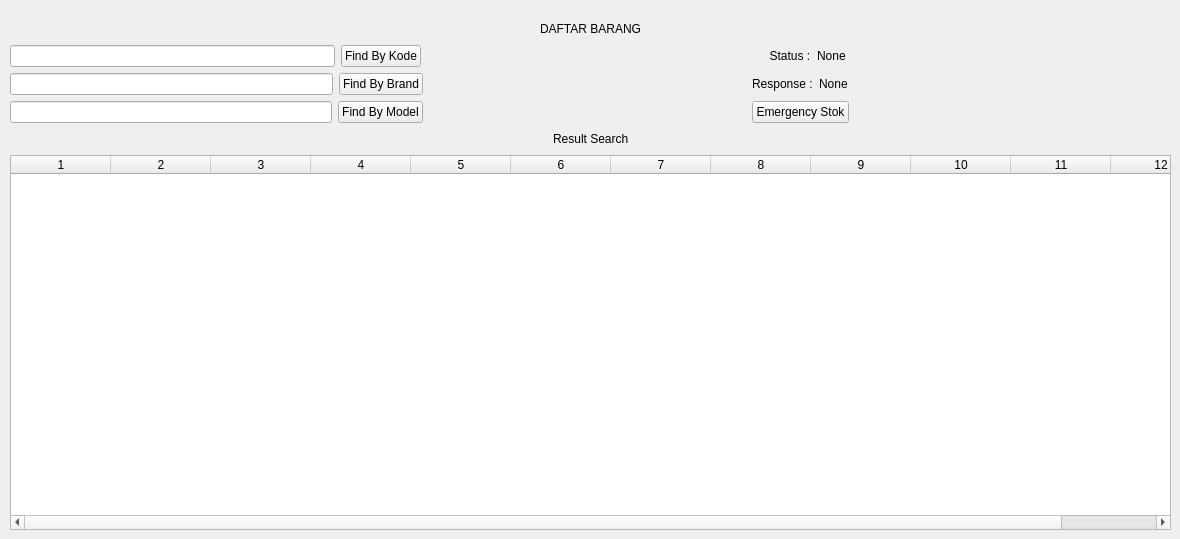
      <widget class="QWidget" name="pageDaftarBarang">
       <widget class="QWidget" name="verticalLayoutWidget">
        <property name="geometry">
         <rect>
          <x>10</x>
          <y>19</y>
          <width>1161</width>
          <height>511</height>
         </rect>
        </property>
        <layout class="QVBoxLayout" name="verticalLayout_6">
         <item>
          <layout class="QHBoxLayout" name="horizontalLayout_8">
           <item>
            <layout class="QVBoxLayout" name="verticalLayout_7">
             <item>
              <layout class="QHBoxLayout" name="horizontalLayout_7">
               <item>
                <spacer name="horizontalSpacer_6">
                 <property name="orientation">
                  <enum>Qt::Horizontal</enum>
                 </property>
                 <property name="sizeHint" stdset="0">
                  <size>
                   <width>40</width>
                   <height>20</height>
                  </size>
                 </property>
                </spacer>
               </item>
               <item>
                <widget class="QLabel" name="label_15">
                 <property name="text">
                  <string>DAFTAR BARANG</string>
                 </property>
                </widget>
               </item>
               <item>
                <spacer name="horizontalSpacer_5">
                 <property name="orientation">
                  <enum>Qt::Horizontal</enum>
                 </property>
                 <property name="sizeHint" stdset="0">
                  <size>
                   <width>40</width>
                   <height>20</height>
                  </size>
                 </property>
                </spacer>
               </item>
              </layout>
             </item>
             <item>
              <layout class="QHBoxLayout" name="horizontalLayout_12">
               <item>
                <widget class="QLineEdit" name="searchByKode"/>
               </item>
               <item>
                <widget class="QPushButton" name="buttonFindByKode">
                 <property name="text">
                  <string>Find By Kode</string>
                 </property>
                </widget>
               </item>
               <item>
                <spacer name="horizontalSpacer_15">
                 <property name="orientation">
                  <enum>Qt::Horizontal</enum>
                 </property>
                 <property name="sizeHint" stdset="0">
                  <size>
                   <width>40</width>
                   <height>20</height>
                  </size>
                 </property>
                </spacer>
               </item>
               <item>
                <widget class="QLabel" name="label_17">
                 <property name="text">
                  <string>     Status :</string>
                 </property>
                </widget>
               </item>
               <item>
                <widget class="QLabel" name="searchStatus">
                 <property name="text">
                  <string>None</string>
                 </property>
                </widget>
               </item>
               <item>
                <spacer name="horizontalSpacer_7">
                 <property name="orientation">
                  <enum>Qt::Horizontal</enum>
                 </property>
                 <property name="sizeHint" stdset="0">
                  <size>
                   <width>40</width>
                   <height>20</height>
                  </size>
                 </property>
                </spacer>
               </item>
              </layout>
             </item>
             <item>
              <layout class="QHBoxLayout" name="horizontalLayout_11">
               <item>
                <widget class="QLineEdit" name="searchByBrand"/>
               </item>
               <item>
                <widget class="QPushButton" name="buttonFindByBrand">
                 <property name="text">
                  <string>Find By Brand</string>
                 </property>
                </widget>
               </item>
               <item>
                <spacer name="horizontalSpacer_11">
                 <property name="orientation">
                  <enum>Qt::Horizontal</enum>
                 </property>
                 <property name="sizeHint" stdset="0">
                  <size>
                   <width>40</width>
                   <height>20</height>
                  </size>
                 </property>
                </spacer>
               </item>
               <item>
                <widget class="QLabel" name="label_19">
                 <property name="text">
                  <string>Response :</string>
                 </property>
                </widget>
               </item>
               <item>
                <widget class="QLabel" name="responseStatus">
                 <property name="text">
                  <string>None</string>
                 </property>
                </widget>
               </item>
               <item>
                <spacer name="horizontalSpacer_10">
                 <property name="orientation">
                  <enum>Qt::Horizontal</enum>
                 </property>
                 <property name="sizeHint" stdset="0">
                  <size>
                   <width>40</width>
                   <height>20</height>
                  </size>
                 </property>
                </spacer>
               </item>
              </layout>
             </item>
             <item>
              <layout class="QHBoxLayout" name="horizontalLayout_10">
               <item>
                <widget class="QLineEdit" name="searchByModel"/>
               </item>
               <item>
                <widget class="QPushButton" name="buttonFindByModel">
                 <property name="text">
                  <string>Find By Model</string>
                 </property>
                </widget>
               </item>
               <item>
                <spacer name="horizontalSpacer_9">
                 <property name="orientation">
                  <enum>Qt::Horizontal</enum>
                 </property>
                 <property name="sizeHint" stdset="0">
                  <size>
                   <width>40</width>
                   <height>20</height>
                  </size>
                 </property>
                </spacer>
               </item>
               <item>
                <widget class="QPushButton" name="buttonEmergencyStok">
                 <property name="text">
                  <string>Emergency Stok</string>
                 </property>
                </widget>
               </item>
               <item>
                <spacer name="horizontalSpacer_14">
                 <property name="orientation">
                  <enum>Qt::Horizontal</enum>
                 </property>
                 <property name="sizeHint" stdset="0">
                  <size>
                   <width>40</width>
                   <height>20</height>
                  </size>
                 </property>
                </spacer>
               </item>
              </layout>
             </item>
             <item>
              <layout class="QHBoxLayout" name="horizontalLayout_9">
               <item>
                <spacer name="horizontalSpacer_13">
                 <property name="orientation">
                  <enum>Qt::Horizontal</enum>
                 </property>
                 <property name="sizeHint" stdset="0">
                  <size>
                   <width>40</width>
                   <height>20</height>
                  </size>
                 </property>
                </spacer>
               </item>
               <item>
                <widget class="QLabel" name="label_21">
                 <property name="text">
                  <string>Result Search</string>
                 </property>
                </widget>
               </item>
               <item>
                <spacer name="horizontalSpacer_12">
                 <property name="orientation">
                  <enum>Qt::Horizontal</enum>
                 </property>
                 <property name="sizeHint" stdset="0">
                  <size>
                   <width>40</width>
                   <height>20</height>
                  </size>
                 </property>
                </spacer>
               </item>
              </layout>
             </item>
            </layout>
           </item>
          </layout>
         </item>
         <item>
          <widget class="QTableWidget" name="tableWidget">
           <property name="rowCount">
            <number>0</number>
           </property>
           <property name="columnCount">
            <number>12</number>
           </property>
           <column/>
           <column/>
           <column/>
           <column/>
           <column/>
           <column/>
           <column/>
           <column/>
           <column/>
           <column/>
           <column/>
           <column/>
          </widget>
         </item>
        </layout>
       </widget>
      </widget>
